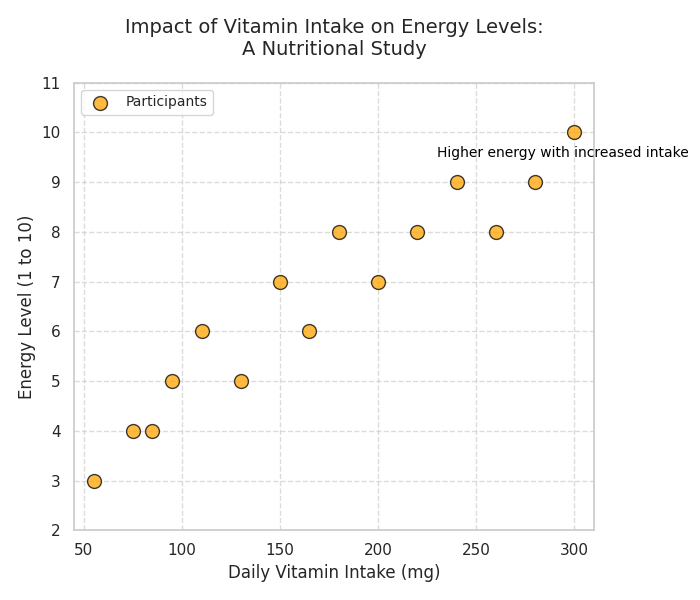

This chart was generated by the following Python code:
import matplotlib.pyplot as plt
import numpy as np

vitamin_intake = np.array([55, 75, 85, 95, 110, 130, 150, 165, 180, 200, 220, 240, 260, 280, 300])
energy_levels = np.array([3, 4, 4, 5, 6, 5, 7, 6, 8, 7, 8, 9, 8, 9, 10])

# Create a single subplot
fig, ax = plt.subplots(figsize=(7, 6))

# Scatter plot: Relationship between vitamin intake and energy levels
ax.scatter(vitamin_intake, energy_levels, color='orange', s=100, alpha=0.75, edgecolor='black', label='Participants')
ax.set_title("Impact of Vitamin Intake on Energy Levels:\nA Nutritional Study", fontsize=14, pad=20)
ax.set_xlabel("Daily Vitamin Intake (mg)", fontsize=12)
ax.set_ylabel("Energy Level (1 to 10)", fontsize=12)
ax.set_xlim(min(vitamin_intake) - 10, max(vitamin_intake) + 10)
ax.set_ylim(min(energy_levels) - 1, max(energy_levels) + 1)
ax.grid(True, linestyle='--', alpha=0.7)
ax.legend(loc='upper left', fontsize=10)
ax.annotate('Higher energy with increased intake', xy=(250, 9), xytext=(230, 9.5),
            arrowprops=dict(facecolor='black', arrowstyle='->'),
            fontsize=10, color='black')

plt.tight_layout()
plt.show()
